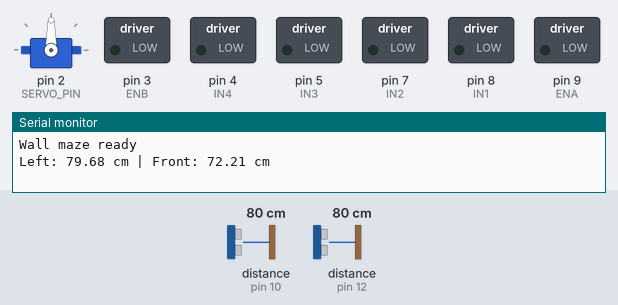
The sketch below on a simulated Arduino Uno, built with avr-gcc and run on an emulated ATmega328P. Shown: servo, switched loads named in the sketch (green lamp = pin HIGH), the last lines printed to the serial monitor. Wiring (inferred from the names in the program): 2 × ultrasonic range finder: trigger pin 11, echo pin 10 / trigger pin 13, echo pin 12; servo: signal pin 2. Inputs (shaded band) come from the test bench; at power-on: distance to the obstacle (sensors on pin 10, pin 12) 80 cm. The echo pulse lasts 58.3 µs per cm; servo pulses on a pin are drawn as a servo (544–2400 µs = 0–180°); pins used as bus, display or sensor lines are not drawn.

Above: at 1.8 s.
1.9 s: distance to the obstacle (sensor on pin 10) set to 45 cm
5.4 s: distance to the obstacle (sensor on pin 10) set to 36 cm
At 6.4 s:
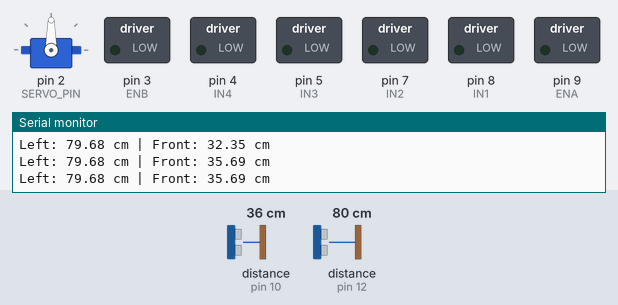
10.5 s: distance to the obstacle (sensor on pin 10) set to 60 cm
At 10.61 s:
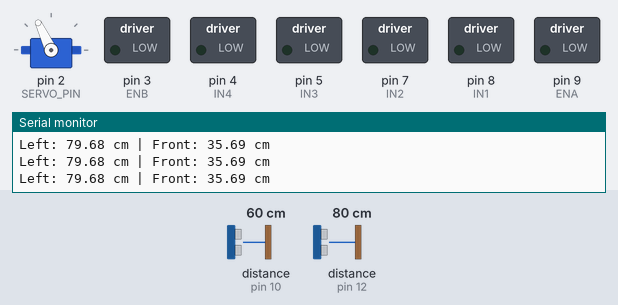
14.0 s: distance to the obstacle (sensor on pin 10) set to 2 cm
At 14.6 s:
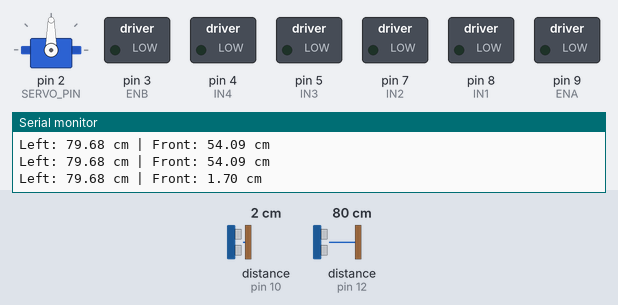
Timing chart, 0 to 16.5 s (numbered marks = the images above; inputs shaded):
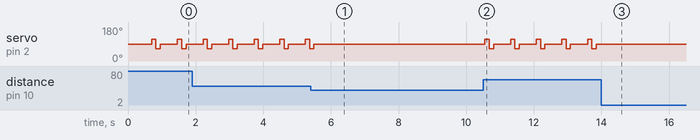

Measured:
- after the input at 5.4 s, servo on pin 2 (SERVO_PIN): goes on until 5.5 s, then stays 90°
- after the input at 10.5 s, servo on pin 2 (SERVO_PIN): 90° → 115° after 0.06 s, then repeats every 0.76 s: 65° 0.13 s, 90° 0.50 s, 115° 0.13 s
- after the input at 14.0 s, servo on pin 2 (SERVO_PIN): stops changing and stays 90°
- by itself, servo on pin 2 (SERVO_PIN): repeats every 0.76 s: 65° 0.12 s, 90° 0.50 s, 115° 0.13 s

The sketch:

Wall_Maze.ino
```cpp
/*
  COGS 300 - WALL MAZE (left-hand rule)
  WAVGAT (LGT8F328) + L298N + front ultrasonic on a servo

  Built on your PD wall-following sketch: same pins, same setMotors(),
  same PD gains, speeds and thresholds you tuned. It keeps the LEFT wall
  at TARGET_DISTANCE:
    - wall ahead          -> turn right (until the way is clear)
    - left wall disappears -> drive past the corner, turn left, find the wall
  Following one wall like this gets through any maze whose walls connect.

  CHANGES FROM THE WALL-FOLLOWING SKETCH
  1. Servo held pointing straight ahead (front sensor rides on it).
     Hand-made pulses, no Servo library, so pin 9 PWM still works.
  2. Left turns drive forward PASS_CORNER_MS first, so the back of the
     robot clears the wall end instead of clipping it.
  3. After a left turn it drives forward looking for the new wall. If none
     appears (going round the end of a thin wall) it turns left again.
  4. Checks the front sensor DURING each move and stops early if a wall
     comes up, instead of driving blind for 550 ms.
  5. A missing left echo counts as "opening on the left" instead of
     stopping the robot.
  6. A sudden jump in the left reading is treated as a corner (drive
     straight and confirm) instead of steering hard toward it.
  7. Angled walls: an ultrasonic echo bounces away from a wall hit at a
     steep angle, so the sensor reads nothing (-1). When straight ahead is
     empty or far, the servo glances 25 degrees left and right too.

  Wiring: unchanged. Servo orange -> pin 2, red -> 5V, brown -> GND.

  MODES:
    MODE_SENSOR_TEST  No driving. Servo centred. Prints left + front.
                      Check the front sensor points straight ahead.
    MODE_MAZE         Solve the maze.
*/

// ==========================================
// MODE
// ==========================================

enum Mode { MODE_SENSOR_TEST, MODE_MAZE };
const Mode MODE = MODE_SENSOR_TEST;   // <-- change to MODE_MAZE

// ---------- MOTOR PINS ----------
const int ENA = 9;   // right motor
const int IN1 = 8;
const int IN2 = 7;
const int ENB = 3;   // left motor
const int IN3 = 5;
const int IN4 = 4;

// ---------- ULTRASONIC PINS ----------
const int LEFT_TRIG = 13;
const int LEFT_ECHO = 12;
const int FRONT_TRIG = 11;   // on the servo
const int FRONT_ECHO = 10;

// ---------- SERVO ----------
const int SERVO_PIN = 2;
const int SERVO_CENTER = 90;   // same value that worked in the sweep sketch
const int GLANCE_DEG = 25;          // look this far left/right for angled walls
const float GLANCE_IF_OVER_CM = 40; // only glance when straight ahead is empty or further than this
const int GLANCE_SETTLE_MS = 120;   // servo travel + settle time per glance

// ---------- WALL FOLLOWING (your values) ----------
const float TARGET_DISTANCE = 10.0;   // raise to 12-15 if the front corner scrapes the wall
const int BASE_SPEED = 70;
const int MAX_CORRECTION = 20;
const int MAX_SPEED = 130;
const int LEFT_MOTOR_BOOST = 17;
const float KP = 1.5;
const float KD = 3.0;

// ---------- RIGHT TURN (your values) ----------
const float TURN_THRESHOLD = 15.0;   // wall this close ahead -> turn right
const int TURN_SPEED = 75;
const int TURN_PAUSE = 300;
const int EXTRA_TURN_TIME = 350;
const unsigned long MAX_RIGHT_TURN_MS = 4000;   // safety: never spin forever

// ---------- LEFT TURN ----------
const float LEFT_TURN_THRESHOLD = 20.0;  // left wall further than this = opening (keep ~10 above TARGET)
const int LEFT_TURN_CONFIRMATIONS = 3;
const float LEFT_JUMP_CM = 5.0;          // left reading jumped this much in one step = corner
const int PASS_CORNER_MS = 450;          // drive past the wall end before turning
const int LEFT_TURN_DURATION = 450;      // your value (about 90 degrees)
const int FIND_WALL_MS = 900;            // after turning, drive this long looking for a wall
const int MAX_LEFT_TURNS_IN_ROW = 2;     // 2 = can go round the end of a thin wall

// ---------- MOVEMENT TIMING ----------
const int MOVE_TIME = 550;      // your value: drive time between measurements
const int MEASURE_DELAY = 30;
const int FRONT_CHECK_MS = 70;  // how often the front is checked while moving

// ---------- VARIABLES ----------
float previousDistance = TARGET_DISTANCE;
bool firstReading = true;
int leftOpeningCount = 0;

// ==========================================
// SERVO
// ==========================================

int servoOffsetNow = 0;   // where the sensor points: 0 ahead, + right, - left

// Point the sensor offsetDeg from straight ahead (+ right, - left),
// sending pulses for holdMs. Flip the sign here if it glances the wrong way.
void servoPoint(int offsetDeg, int holdMs) {
  servoOffsetNow = offsetDeg;
  int angle = constrain(SERVO_CENTER - offsetDeg, 0, 180);
  int pulseUs = 544 + (long)angle * (2400 - 544) / 180;
  unsigned long start = millis();
  do {
    digitalWrite(SERVO_PIN, HIGH);
    delayMicroseconds(pulseUs);
    digitalWrite(SERVO_PIN, LOW);
    delay(20 - pulseUs / 1000);
  } while (millis() - start < (unsigned long)holdMs);
}

void servoCenter(int holdMs) {
  servoPoint(0, holdMs);
}

// ==========================================
// MOTORS (from your wall-following code)
// ==========================================

void setMotors(int leftSpeed, int rightSpeed) {
  bool leftForward = !(leftSpeed >= 0);   // left motor wired reversed
  digitalWrite(IN3, leftForward ? HIGH : LOW);
  digitalWrite(IN4, leftForward ? LOW : HIGH);

  bool rightForward = (rightSpeed >= 0);
  digitalWrite(IN1, rightForward ? HIGH : LOW);
  digitalWrite(IN2, rightForward ? LOW : HIGH);

  analogWrite(ENB, constrain(abs(leftSpeed), 0, 255));
  analogWrite(ENA, constrain(abs(rightSpeed), 0, 255));
}

void stopMotors() {
  analogWrite(ENA, 0);
  analogWrite(ENB, 0);
}

void driveStraight() {
  setMotors(BASE_SPEED + LEFT_MOTOR_BOOST, BASE_SPEED);
}

// ==========================================
// ULTRASONIC
// ==========================================

float readDistance(int trigPin, int echoPin) {
  digitalWrite(trigPin, LOW);
  delayMicroseconds(2);
  digitalWrite(trigPin, HIGH);
  delayMicroseconds(10);
  digitalWrite(trigPin, LOW);
  long duration = pulseIn(echoPin, HIGH, 12000);
  if (duration == 0) return -1;
  return duration * 0.0343 / 2.0;
}

bool wallAhead() {
  float f = readDistance(FRONT_TRIG, FRONT_ECHO);
  return f > 0 && f <= TURN_THRESHOLD;
}

// Front distance that also catches ANGLED walls. An ultrasonic echo bounces
// away from a wall hit at a steep angle, so the sensor sees nothing (-1).
// If straight ahead is empty or far, glance left and right with the servo
// and take the closest wall any of the three directions sees.
float frontScan() {
  float best = readDistance(FRONT_TRIG, FRONT_ECHO);
  if (best > 0 && best <= GLANCE_IF_OVER_CM) return best;

  int offsets[2] = { -GLANCE_DEG, GLANCE_DEG };
  for (int i = 0; i < 2; i++) {
    servoPoint(offsets[i], GLANCE_SETTLE_MS);
    float d = readDistance(FRONT_TRIG, FRONT_ECHO);
    // a wall seen at an angle is that far along the beam; how far ahead is it?
    if (d > 0) d = d * cos(GLANCE_DEG * PI / 180.0);
    if (d > 0 && (best < 0 || d < best)) best = d;
  }
  servoCenter(GLANCE_SETTLE_MS);
  return best;
}

// Keep the motors as they are for ms, checking the front as we go.
// Returns true if a wall came up (and stops the motors).
bool moveWatchingFront(int ms) {
  unsigned long start = millis();
  while (millis() - start < (unsigned long)ms) {
    delay(FRONT_CHECK_MS);
    if (wallAhead()) {
      stopMotors();
      return true;
    }
  }
  return false;
}

// ==========================================
// TURNS
// ==========================================

void turnRight() {
  Serial.println("Wall ahead: turning right");
  stopMotors();
  delay(TURN_PAUSE);

  setMotors(TURN_SPEED + LEFT_MOTOR_BOOST, -TURN_SPEED);
  unsigned long start = millis();
  while (millis() - start < MAX_RIGHT_TURN_MS) {
    delay(50);
    float f = readDistance(FRONT_TRIG, FRONT_ECHO);
    if (f < 0 || f > TURN_THRESHOLD) break;   // clear (no echo = open space)
  }
  delay(EXTRA_TURN_TIME);
  stopMotors();
  delay(TURN_PAUSE);
  firstReading = true;
}

// Opening on the left: pass the corner, turn left, find the new wall.
void turnLeftAroundCorner() {
  for (int turns = 1; turns <= MAX_LEFT_TURNS_IN_ROW; turns++) {
    Serial.println("Opening on the left: passing corner");

    // 1. Drive past the wall end so the back of the robot clears it.
    //    If a wall comes up ahead, just stop: the opening on the left still
    //    wins (left-hand rule), so we turn left rather than right.
    driveStraight();
    moveWatchingFront(PASS_CORNER_MS);
    stopMotors();
    delay(TURN_PAUSE);

    // 2. Pivot left (your timing)
    Serial.println("Turning left");
    setMotors(-(TURN_SPEED + LEFT_MOTOR_BOOST), TURN_SPEED);
    delay(LEFT_TURN_DURATION);
    stopMotors();
    delay(TURN_PAUSE);

    // 3. Drive forward until the left wall shows up again
    unsigned long start = millis();
    while (millis() - start < (unsigned long)FIND_WALL_MS) {
      driveStraight();
      if (moveWatchingFront(150)) { turnRight(); return; }
      stopMotors();
      delay(MEASURE_DELAY);
      float l = readDistance(LEFT_TRIG, LEFT_ECHO);
      if (l > 0 && l <= LEFT_TURN_THRESHOLD) {
        Serial.println("Found the new wall");
        firstReading = true;
        return;
      }
    }
    // No wall yet: we're probably going round the end of a thin wall.
    // Loop round and turn left again.
  }
  Serial.println("Still no wall - carrying on straight");
  firstReading = true;
}

// ==========================================
// SETUP
// ==========================================

void setup() {
  Serial.begin(9600);

  pinMode(ENA, OUTPUT); pinMode(IN1, OUTPUT); pinMode(IN2, OUTPUT);
  pinMode(ENB, OUTPUT); pinMode(IN3, OUTPUT); pinMode(IN4, OUTPUT);
  pinMode(LEFT_TRIG, OUTPUT);  pinMode(LEFT_ECHO, INPUT);
  pinMode(FRONT_TRIG, OUTPUT); pinMode(FRONT_ECHO, INPUT);
  pinMode(SERVO_PIN, OUTPUT);

  stopMotors();
  servoCenter(600);   // point the front sensor straight ahead
  Serial.println("Wall maze ready");
  if (MODE == MODE_MAZE) delay(2000);
}

// ==========================================
// MAIN LOOP
// ==========================================

void loop() {

  // Keep the servo pointing forward (also gives the motors a stop to measure)
  stopMotors();
  servoCenter(MEASURE_DELAY + 10);

  float leftDistance = readDistance(LEFT_TRIG, LEFT_ECHO);
  delay(30);
  float frontDistance = frontScan();   // also catches angled walls

  if (MODE == MODE_SENSOR_TEST) {
    Serial.print("Left: ");  Serial.print(leftDistance);
    Serial.print(" cm | Front: "); Serial.print(frontDistance);
    Serial.println(" cm");
    delay(300);
    return;
  }

  // ---------- 1. Wall ahead: turn right ----------
  if (frontDistance > 0 && frontDistance <= TURN_THRESHOLD) {
    turnRight();
    leftOpeningCount = 0;
    return;
  }

  // ---------- 2. Opening on the left (or no echo): turn left ----------
  // A sudden jump in the left reading also counts: at a wall end the sensor
  // often catches the edge and reads just under the threshold, and steering
  // toward that "far wall" drives the robot into the corner.
  bool jumped = !firstReading && leftDistance > 0 &&
                leftDistance - previousDistance > LEFT_JUMP_CM;
  if (leftDistance < 0 || leftDistance > LEFT_TURN_THRESHOLD || jumped) {
    leftOpeningCount++;
    if (leftOpeningCount >= LEFT_TURN_CONFIRMATIONS) {
      leftOpeningCount = 0;
      turnLeftAroundCorner();
      return;
    }
    // Not confirmed yet: creep forward a little and look again
    driveStraight();
    if (moveWatchingFront(150)) turnRight();
    return;
  }
  leftOpeningCount = 0;

  // ---------- 3. PD wall following (your controller) ----------
  float error = leftDistance - TARGET_DISTANCE;
  float distanceChange = firstReading ? 0 : leftDistance - previousDistance;
  float correction = constrain(KP * error + KD * distanceChange,
                               -MAX_CORRECTION, MAX_CORRECTION);
  previousDistance = leftDistance;
  firstReading = false;

  int leftSpeed = constrain(BASE_SPEED - correction + LEFT_MOTOR_BOOST, 0, MAX_SPEED);
  int rightSpeed = constrain(BASE_SPEED + correction, 0, MAX_SPEED);

  setMotors(leftSpeed, rightSpeed);
  if (moveWatchingFront(MOVE_TIME)) {
    turnRight();
    return;
  }
  stopMotors();

  Serial.print("Left: ");   Serial.print(leftDistance);
  Serial.print(" cm | Front: "); Serial.print(frontDistance);
  Serial.print(" cm | Correction: "); Serial.println(correction);
}
```
